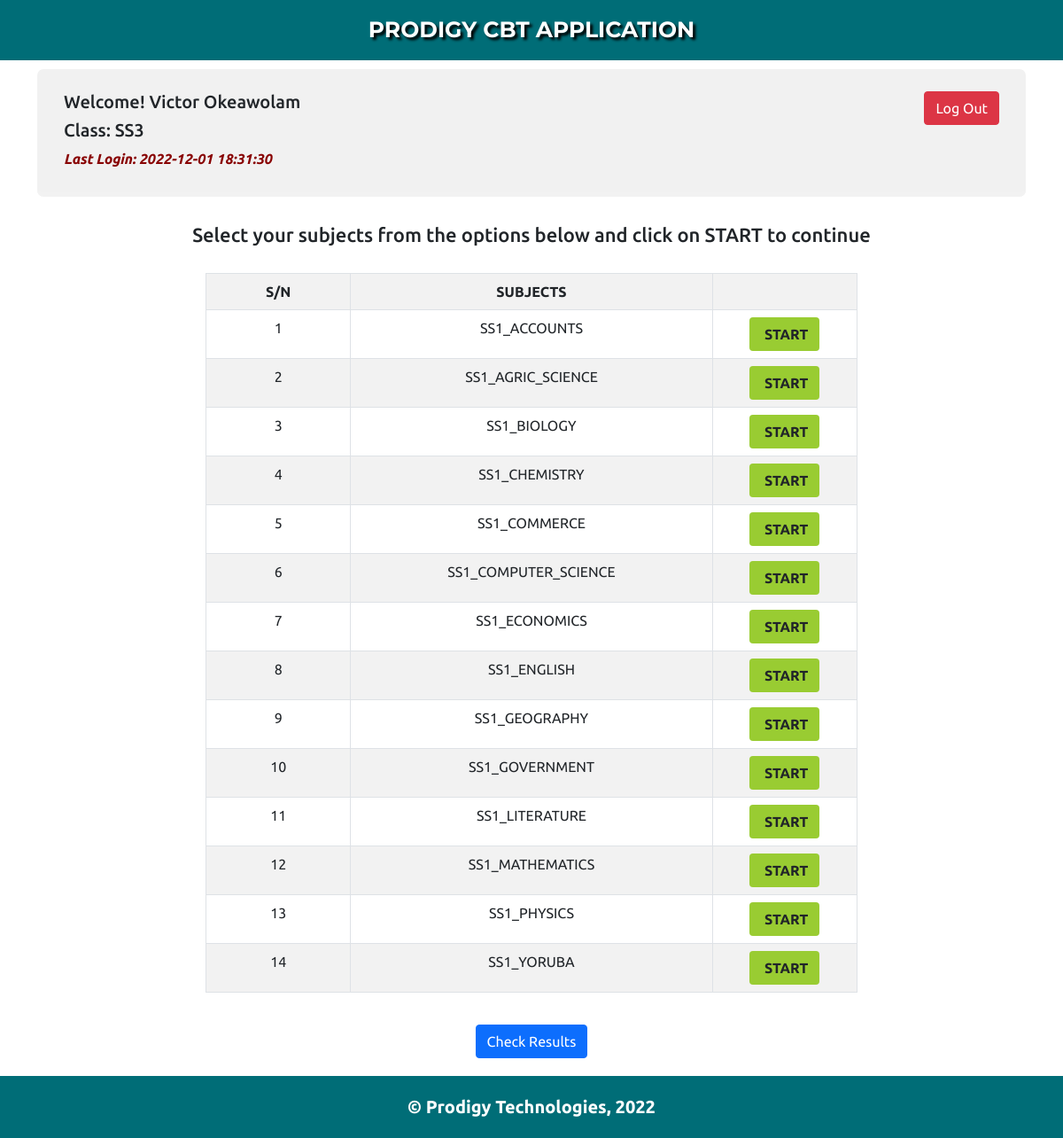
The page /ss1/user_dashboard.php (signed in) on the database its author committed.
### tables this page shows
CREATE TABLE `students_tab` (
  `id_students` int(11) NOT NULL,
  `username` varchar(255) NOT NULL,
  `fullname` varchar(255) NOT NULL,
  `password` varchar(255) NOT NULL,
  `grade` varchar(255) NOT NULL,
  `last_log_date` timestamp NOT NULL DEFAULT current_timestamp() ON UPDATE current_timestamp()
);

CREATE TABLE `ss1_subjects` (
  `id` int(10) NOT NULL,
  `subject_name` text NOT NULL
);

### ss1/user_dashboard.php (the view, shortened to what this page needs)
<?php
require 'include/config.php';
if (!isset($_SESSION['username'])){
	header ('location: ../index.php');
} else {
$username = $_SESSION['username'];
$fullname = $_SESSION['fullname'];
$grade = $_SESSION['grade'];
}
$query = mysqli_query( $link, "SELECT * FROM students_tab WHERE username='".$username."'");
$setting = mysqli_fetch_assoc($query);
$last_log_date = $setting['last_log_date'];
?>
<!DOCTYPE html>
<html lang="en">
  <head>
    <link
      rel="stylesheet"
      href="https://cdn.jsdelivr.net/npm/bootstrap@5.1.3/dist/css/bootstrap.min.css"
    />
    <link
      rel="stylesheet"
      href="https://cdnjs.cloudflare.com/ajax/libs/font-awesome/6.2.1/css/all.min.css"
    />
    <link rel="stylesheet" href="css/font.css">
    <link rel="stylesheet" href="css/custom.css" />
  </head>
  <body>
    <section class="container-fluid">
      <div class="row">
        <div class="header">
          <div class="header-text">
            Prodigy CBT Application
          </div>
        </div>
      </div>
    </section>
    <section class="home">
      <div class="container">
          <div class="content-header">
            <div class="row">
              <div class="col-md-8">
                <div class="content-text">
                  <h2>Welcome! <?php echo $fullname; ?></h2>
                  <h2>Class:  <?php echo $grade; ?></h2>
                  <p class="last-login">Last Login: <?php echo $last_log_date; ?></p>
                </div>
              </div>
              <div class="col-md-4">
                <div class="content-btn">
                  <a href="../logout.php" class="btn btn-danger">Log Out</a>
                  </div>
              </div>
            </div>
          </div>
    </section>
    <section class="main-content">
      <div class="container">
          <div class="dashboard">
              <div class="dashboard-heading">
                  <div class="dashboard-title text-center">
                      <h4>Select your subjects from the options below and click on START to continue</h4>
                  </div>
              </div>
          </div>
          <div class="dashboard-collapse">
              <div class="dashboard-body">
                <div class="row">
                <div class="col-md-2"></div>
                  <div class="col-md-8 overflow-hidden">
                    <?php
                      $result = mysqli_query($link,"SELECT * FROM ss1_subjects ORDER BY subject_name ASC") or die('Error');
                      echo  '<div class="panel"><div class="table-responsive" style="text-transform:uppercase;"><table class="table table-striped table-bordered text-center" style="font-family: Ubuntu;">
                      <tr class="info"><td style="width:20%;"><b>S/N</b></td><td style="width:50%;"><b>Subjects</b></td><td style="width:20%;"></td></tr>';
                      $c=1;
                      while($row = mysqli_fetch_array($result)) {
	                    $subject_name = $row['subject_name'];
                      $check=mysqli_query($link,"SELECT score FROM results WHERE subject_name='$subject_name' AND username='$username'" )or die('Error98');
                      $rowcount=mysqli_num_rows($check);
                      if($rowcount == 0){
	                    echo '<tr><td>'.$c++.'</td><td style="text-transform:uppercase">'.$subject_name.'</td>
	                    <td><b><a href="test.php?subject_name='.$subject_name.'" class="pull-right btn sub1" style="background:#99cc32"><span class="glyphicon glyphicon-new-window" aria-hidden="true" ></span>&nbsp;<span><b>START</b></span></a></b></td></tr>';
                      }
                    }
                      echo '</table></div></div>';
                    ?>
                  </div>
                  <div class="col-md-2"></div>
                  </div>
              </div>
          </div>
          <div class="row mt-20">
              <div class="col-md-12 text-center">
                  <a href="view_results.php"><button class="btn btn-primary">Check Results</button></a>
              </div>
          </div>
      </div>
    </section>
    <section class="row">
      <div class="footer">
          <div class="col-md-12">
            <div class="footer-text">&copy; Prodigy Technologies,  2022</div>
          </div>
      </div>
  </section>
  </body>
</html>

### ss1/css/custom.css (style rules this page uses)
* { margin: 0; padding: 0; box-sizing: border-box; }
a { text-decoration: none; }
body { background-image: #cecece; overflow-x: hidden; font-family: 'Ubuntu', sans-serif; }
.header { background-color: #006d77; height: auto; }
.header-text { text-align: center; font-family: 'Montserrat', sans-serif; font-size: 25px; text-shadow: 2px 2px 2px solid #fff; font-weight: bold; text-transform: uppercase; color: #ffffff; padding: 15px 30px; text-shadow: 3px 3px 3px #000000; }
.home { padding-top: 10px; display: block; position: relative; z-index: 120; background-color: #fff; }
.content-header { padding: 25px 30px 10px 30px; border-radius: 7px; border-bottom: 5px solid #f2f2f2; background: #f1f1f1; }
.content-text h2 { font-size: 20px; }
.content-text p { font-size: 16px; font-style: italic; }
.content-btn { float: right; }
.main-content { margin-top: 30px; height: auto; }
a:link { text-decoration: none; }
.footer { background-color: #006d77; height: auto; margin-top: 20px; color: #fff; }
.footer-text { font-size: 20px; text-align: center; font-weight: bold; padding-top: 20px; padding-bottom: 20px; }
.content-text p.last-login { color: #880000; font-family: 'Ubuntu', sans-serif; font-weight: bold; }
.dashboard-title { margin: 30px 0; }
.dashboard-title h4 { font-size: 18px; }
.mt-20 { margin-top: 20px; }
@media (min-width: 768px) { .dashboard-title h4 { font-size: 22px; } }

### rows shown on the page
students_tab: last_log_date "2022-12-01 18:31:30"
ss1_subjects: subject_name "SS1_ACCOUNTS"
ss1_subjects: subject_name "SS1_AGRIC_SCIENCE"
ss1_subjects: subject_name "SS1_BIOLOGY"
ss1_subjects: subject_name "SS1_CHEMISTRY"
ss1_subjects: subject_name "SS1_COMMERCE"
ss1_subjects: subject_name "SS1_COMPUTER_SCIENCE"
ss1_subjects: subject_name "SS1_ECONOMICS"
ss1_subjects: subject_name "SS1_ENGLISH"
ss1_subjects: subject_name "SS1_GEOGRAPHY"
ss1_subjects: subject_name "SS1_GOVERNMENT"
ss1_subjects: subject_name "SS1_LITERATURE"
ss1_subjects: subject_name "SS1_MATHEMATICS"
ss1_subjects: subject_name "SS1_PHYSICS"
ss1_subjects: subject_name "SS1_YORUBA"

### other values the page prints
$fullname "Victor Okeawolam"
$grade "SS3"
